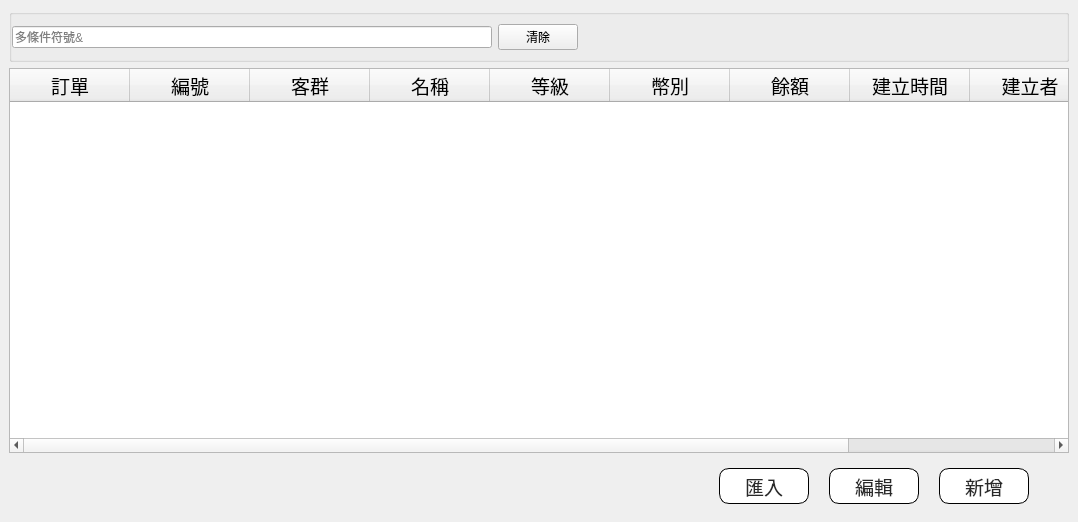
<?xml version="1.0" encoding="UTF-8"?>
<ui version="4.0">
 <class>LayerCustomer</class>
 <widget class="QWidget" name="LayerCustomer">
  <property name="geometry">
   <rect>
    <x>0</x>
    <y>0</y>
    <width>1078</width>
    <height>522</height>
   </rect>
  </property>
  <property name="windowTitle">
   <string>Form</string>
  </property>
  <layout class="QGridLayout" name="gridLayout">
   <property name="leftMargin">
    <number>0</number>
   </property>
   <property name="topMargin">
    <number>0</number>
   </property>
   <property name="rightMargin">
    <number>0</number>
   </property>
   <property name="bottomMargin">
    <number>0</number>
   </property>
   <property name="spacing">
    <number>0</number>
   </property>
   <item row="0" column="0">
    <widget class="QWidget" name="wBg" native="true">
     <layout class="QVBoxLayout" name="verticalLayout">
      <item>
       <widget class="QGroupBox" name="groupBox">
        <layout class="QHBoxLayout" name="horizontalLayout_2">
         <property name="leftMargin">
          <number>0</number>
         </property>
         <item>
          <widget class="QLineEdit" name="txSearch">
           <property name="placeholderText">
            <string>多條件符號&amp;</string>
           </property>
          </widget>
         </item>
         <item>
          <widget class="QPushButton" name="btnClear">
           <property name="text">
            <string>清除</string>
           </property>
          </widget>
         </item>
         <item>
          <spacer name="horizontalSpacer_2">
           <property name="orientation">
            <enum>Qt::Horizontal</enum>
           </property>
           <property name="sizeHint" stdset="0">
            <size>
             <width>40</width>
             <height>20</height>
            </size>
           </property>
          </spacer>
         </item>
        </layout>
       </widget>
      </item>
      <item>
       <widget class="QTableWidget" name="tb">
        <property name="font">
         <font>
          <pointsize>14</pointsize>
         </font>
        </property>
        <property name="editTriggers">
         <set>QAbstractItemView::NoEditTriggers</set>
        </property>
        <property name="selectionBehavior">
         <enum>QAbstractItemView::SelectRows</enum>
        </property>
        <attribute name="horizontalHeaderDefaultSectionSize">
         <number>120</number>
        </attribute>
        <attribute name="horizontalHeaderStretchLastSection">
         <bool>true</bool>
        </attribute>
        <attribute name="verticalHeaderVisible">
         <bool>false</bool>
        </attribute>
        <column>
         <property name="text">
          <string>訂單</string>
         </property>
        </column>
        <column>
         <property name="text">
          <string>編號</string>
         </property>
        </column>
        <column>
         <property name="text">
          <string>客群</string>
         </property>
        </column>
        <column>
         <property name="text">
          <string>名稱</string>
         </property>
        </column>
        <column>
         <property name="text">
          <string>等級</string>
         </property>
        </column>
        <column>
         <property name="text">
          <string>幣別</string>
         </property>
        </column>
        <column>
         <property name="text">
          <string>餘額</string>
         </property>
        </column>
        <column>
         <property name="text">
          <string>建立時間</string>
         </property>
        </column>
        <column>
         <property name="text">
          <string>建立者</string>
         </property>
        </column>
        <column>
         <property name="text">
          <string>備註1</string>
         </property>
        </column>
       </widget>
      </item>
      <item>
       <widget class="QWidget" name="wEditArea" native="true">
        <property name="minimumSize">
         <size>
          <width>0</width>
          <height>36</height>
         </size>
        </property>
        <property name="font">
         <font>
          <pointsize>14</pointsize>
         </font>
        </property>
        <property name="styleSheet">
         <string notr="true">
QPushButton{
font: 20px &quot;Microsoft JhengHei UI&quot;;


}



QPushButton{background-color: rgb(255, 255, 255);
border-radius:10px;
color: rgb(41,41,41);
border: 1px solid #000000; }


QPushButton:hover 
{ 
background-color: #55aaff; 
border-style: outset; 
border-width: 2px; 
font: 700 18px &quot;Microsoft JhengHei UI&quot;; 
}
QPushButton:pressed { 
border-style: outset; 
border-width: 0px; 
font: 700 24px &quot;Microsoft JhengHei UI&quot;; 
color:rgb(241,241,241);
background-color:#3c78b4;
}</string>
        </property>
        <layout class="QHBoxLayout" name="horizontalLayout">
         <property name="spacing">
          <number>20</number>
         </property>
         <property name="rightMargin">
          <number>40</number>
         </property>
         <item>
          <spacer name="horizontalSpacer">
           <property name="orientation">
            <enum>Qt::Horizontal</enum>
           </property>
           <property name="sizeHint" stdset="0">
            <size>
             <width>855</width>
             <height>20</height>
            </size>
           </property>
          </spacer>
         </item>
         <item>
          <widget class="QPushButton" name="btnInport">
           <property name="enabled">
            <bool>false</bool>
           </property>
           <property name="minimumSize">
            <size>
             <width>90</width>
             <height>36</height>
            </size>
           </property>
           <property name="text">
            <string>匯入</string>
           </property>
          </widget>
         </item>
         <item>
          <widget class="QPushButton" name="btnEdit">
           <property name="enabled">
            <bool>false</bool>
           </property>
           <property name="minimumSize">
            <size>
             <width>90</width>
             <height>36</height>
            </size>
           </property>
           <property name="text">
            <string>編輯</string>
           </property>
          </widget>
         </item>
         <item>
          <widget class="QPushButton" name="btnAdd">
           <property name="minimumSize">
            <size>
             <width>90</width>
             <height>36</height>
            </size>
           </property>
           <property name="text">
            <string>新增</string>
           </property>
          </widget>
         </item>
        </layout>
       </widget>
      </item>
     </layout>
    </widget>
   </item>
  </layout>
 </widget>
 <resources/>
 <connections/>
</ui>
